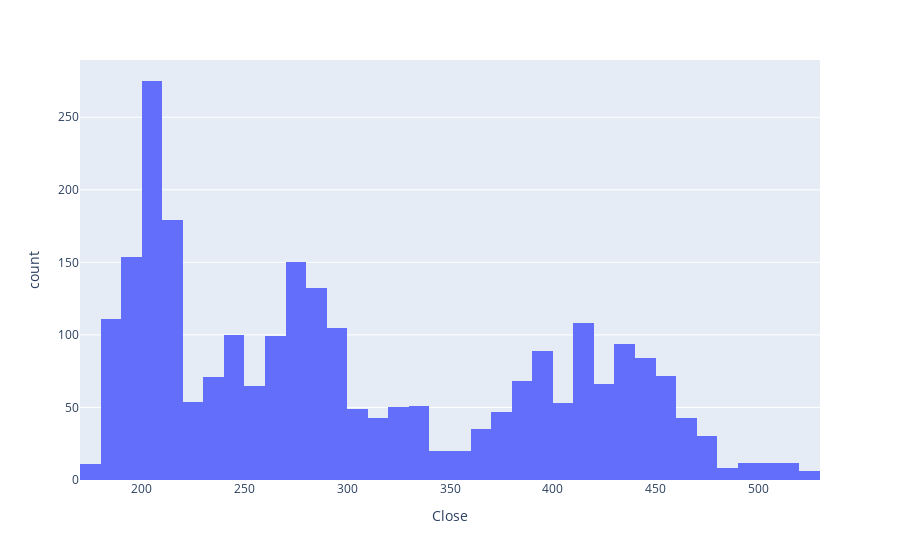

The code cell stored with this chart in its notebook:
### Code cell
# Find the correct number of bins
fig = px.histogram(df, x="Close")
fig.show()

### Figure 1 — Plotly figure (JSON) as saved in the notebook; plotly's stock layout.template omitted (floating-point values rounded to 4 significant figures; data arrays with more than 128 entries replaced by an {"elided": "..."} marker saying what was removed)
{"data": [{"alignmentgroup": "True", "bingroup": "x", "hovertemplate": "Close=%{x}<br>count=%{y}<extra></extra>", "legendgroup": "", "marker": {"color": "#636efa", "pattern": {"shape": ""}}, "name": "", "offsetgroup": "", "orientation": "v", "showlegend": false, "type": "histogram", "x": {"elided": "2578 float values"}, "xaxis": "x", "yaxis": "y"}], "layout": {"autosize": true, "barmode": "relative", "legend": {"tracegroupgap": 0}, "margin": {"t": 60}, "xaxis": {"anchor": "y", "autorange": true, "domain": [0, 1], "range": [170, 530], "title": {"text": "Close"}, "type": "linear"}, "yaxis": {"anchor": "x", "autorange": true, "domain": [0, 1], "range": [0, 289.5], "title": {"text": "count"}}}}
